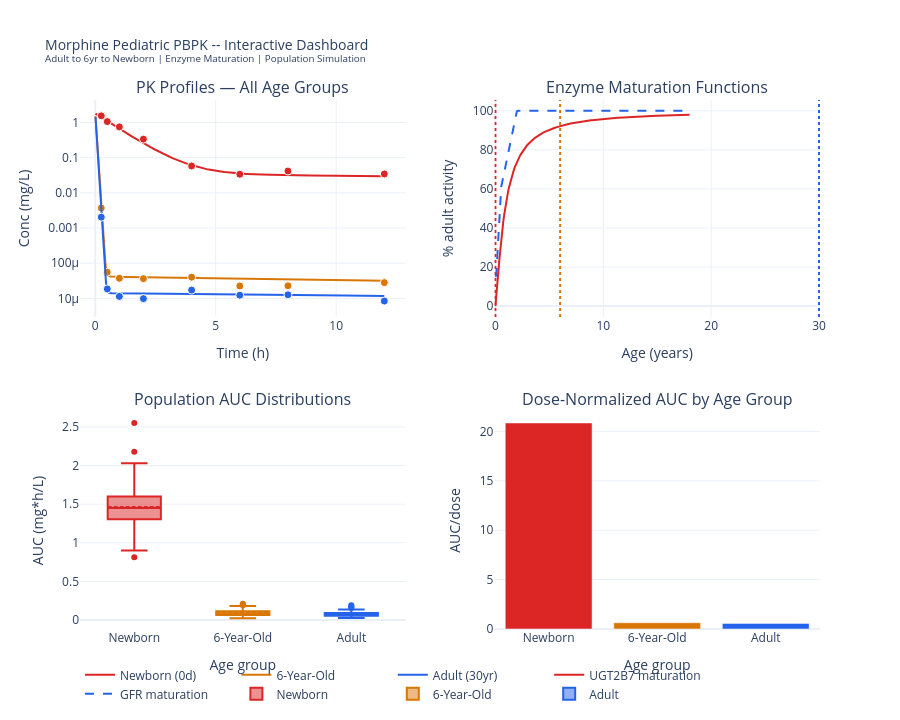

The notebook cell this image was saved under:
### Markdown cell above
## 7. Interactive Dashboard

### Code cell
fig_p = make_subplots(
    rows=2, cols=2,
    subplot_titles=(
        'PK Profiles — All Age Groups',
        'Enzyme Maturation Functions',
        'Population AUC Distributions',
        'Dose-Normalized AUC by Age Group'
    ),
    vertical_spacing=0.18, horizontal_spacing=0.12
)

# Panel 1: PK profiles
for group, r in sim_results.items():
    color = AGE_COLORS[group]
    fig_p.add_trace(go.Scatter(
        x=r['t'], y=r['C'], mode='lines', name=group,
        line=dict(color=color, width=2),
        hovertemplate=group + ': %{x:.1f}h = %{y:.5f} mg/L<extra></extra>'
    ), row=1, col=1)
    fig_p.add_trace(go.Scatter(
        x=r['t_obs'], y=r['C_obs'], mode='markers',
        marker=dict(color=color, size=8, line=dict(color='white', width=1)),
        showlegend=False,
        hovertemplate='Obs: %{x:.1f}h = %{y:.5f}<extra></extra>'
    ), row=1, col=1)

# Panel 2: maturation
fig_p.add_trace(go.Scatter(
    x=ages, y=mat_ugt*100, mode='lines', name='UGT2B7 maturation',
    line=dict(color=RED, width=2),
    hovertemplate='Age %{x:.1f}yr: UGT2B7=%{y:.1f}%<extra></extra>'
), row=1, col=2)
fig_p.add_trace(go.Scatter(
    x=ages, y=mat_gfr*100, mode='lines', name='GFR maturation',
    line=dict(color=BLUE, width=2, dash='dash'),
    hovertemplate='Age %{x:.1f}yr: GFR=%{y:.1f}%<extra></extra>'
), row=1, col=2)
for group, p in AGE_GROUPS.items():
    fig_p.add_vline(x=p['age_years'], line_dash='dot',
                    line_color=AGE_COLORS[group], row=1, col=2)

# Panel 3: population AUC box plots
for group, r in pop_results.items():
    fig_p.add_trace(go.Box(
        y=r['AUC'], name=group.split('(')[0].strip(),
        marker_color=AGE_COLORS[group],
        boxmean=True,
        hovertemplate='%{y:.3f} mg*h/L<extra></extra>'
    ), row=2, col=1)

# Panel 4: AUC bar
fig_p.add_trace(go.Bar(
    x=[g.split('(')[0].strip() for g in groups_list],
    y=auc_vals,
    marker_color=colors_bar,
    name='AUC/dose',
    hovertemplate='%{x}: AUC/dose=%{y:.3f}<extra></extra>',
    showlegend=False
), row=2, col=2)

for r_idx, c_idx, xl, yl in [
    (1,1,'Time (h)','Conc (mg/L)'),
    (1,2,'Age (years)','% adult activity'),
    (2,1,'Age group','AUC (mg*h/L)'),
    (2,2,'Age group','AUC/dose')
]:
    fig_p.update_xaxes(title_text=xl, row=r_idx, col=c_idx)
    fig_p.update_yaxes(title_text=yl, row=r_idx, col=c_idx)
fig_p.update_yaxes(type='log', row=1, col=1)

fig_p.update_layout(
    title=dict(
        text='Morphine Pediatric PBPK -- Interactive Dashboard<br>'
             '<sup>Adult to 6yr to Newborn | Enzyme Maturation | Population Simulation</sup>',
        font=dict(size=14)
    ),
    height=720, template='plotly_white',
    legend=dict(orientation='h', yanchor='bottom', y=-0.15, x=0)
)
fig_p.show()
fig_p.write_html('morphine_pediatric_dashboard.html')
print('Saved: morphine_pediatric_dashboard.html')

### Figure 1 — Plotly figure (JSON) as saved in the notebook; plotly's stock layout.template omitted (floating-point values rounded to 4 significant figures; data arrays with more than 128 entries replaced by an {"elided": "..."} marker saying what was removed)
{"data": [{"hovertemplate": "Newborn (0d): %{x:.1f}h = %{y:.5f} mg/L<extra></extra>", "line": {"color": "#DC2626", "width": 2}, "mode": "lines", "name": "Newborn (0d)", "type": "scatter", "x": {"elided": "500 float values"}, "xaxis": "x", "y": {"elided": "500 float values"}, "yaxis": "y"}, {"hovertemplate": "Obs: %{x:.1f}h = %{y:.5f}<extra></extra>", "marker": {"color": "#DC2626", "line": {"color": "white", "width": 1}, "size": 8}, "mode": "markers", "showlegend": false, "type": "scatter", "x": [0.25, 0.5, 1.0, 2.0, 4.0, 6.0, 8.0, 12.0], "xaxis": "x", "y": [1.549, 1.065, 0.7522, 0.3363, 0.05811, 0.03389, 0.04175, 0.0345], "yaxis": "y"}, {"hovertemplate": "6-Year-Old: %{x:.1f}h = %{y:.5f} mg/L<extra></extra>", "line": {"color": "#D97706", "width": 2}, "mode": "lines", "name": "6-Year-Old", "type": "scatter", "x": {"elided": "500 float values"}, "xaxis": "x", "y": {"elided": "500 float values"}, "yaxis": "y"}, {"hovertemplate": "Obs: %{x:.1f}h = %{y:.5f}<extra></extra>", "marker": {"color": "#D97706", "line": {"color": "white", "width": 1}, "size": 8}, "mode": "markers", "showlegend": false, "type": "scatter", "x": [0.25, 0.5, 1.0, 2.0, 4.0, 6.0, 8.0, 12.0], "xaxis": "x", "y": [0.003709, 5.545e-05, 3.723e-05, 3.634e-05, 4.005e-05, 2.249e-05, 2.275e-05, 2.802e-05], "yaxis": "y"}, {"hovertemplate": "Adult (30yr): %{x:.1f}h = %{y:.5f} mg/L<extra></extra>", "line": {"color": "#2563EB", "width": 2}, "mode": "lines", "name": "Adult (30yr)", "type": "scatter", "x": {"elided": "500 float values"}, "xaxis": "x", "y": {"elided": "500 float values"}, "yaxis": "y"}, {"hovertemplate": "Obs: %{x:.1f}h = %{y:.5f}<extra></extra>", "marker": {"color": "#2563EB", "line": {"color": "white", "width": 1}, "size": 8}, "mode": "markers", "showlegend": false, "type": "scatter", "x": [0.25, 0.5, 1.0, 2.0, 4.0, 6.0, 8.0, 12.0], "xaxis": "x", "y": [0.002041, 1.854e-05, 1.137e-05, 9.815e-06, 1.715e-05, 1.228e-05, 1.264e-05, 8.387e-06], "yaxis": "y"}, {"hovertemplate": "Age %{x:.1f}yr: UGT2B7=%{y:.1f}%<extra></extra>", "line": {"color": "#DC2626", "width": 2}, "mode": "lines", "name": "UGT2B7 maturation", "type": "scatter", "x": {"elided": "200 float values"}, "xaxis": "x2", "y": {"elided": "200 float values"}, "yaxis": "y2"}, {"hovertemplate": "Age %{x:.1f}yr: GFR=%{y:.1f}%<extra></extra>", "line": {"color": "#2563EB", "dash": "dash", "width": 2}, "mode": "lines", "name": "GFR maturation", "type": "scatter", "x": {"elided": "200 float values"}, "xaxis": "x2", "y": {"elided": "200 float values"}, "yaxis": "y2"}, {"boxmean": true, "hovertemplate": "%{y:.3f} mg*h/L<extra></extra>", "marker": {"color": "#DC2626"}, "name": "Newborn", "type": "box", "xaxis": "x3", "y": {"elided": "200 float values"}, "yaxis": "y3"}, {"boxmean": true, "hovertemplate": "%{y:.3f} mg*h/L<extra></extra>", "marker": {"color": "#D97706"}, "name": "6-Year-Old", "type": "box", "xaxis": "x3", "y": {"elided": "200 float values"}, "yaxis": "y3"}, {"boxmean": true, "hovertemplate": "%{y:.3f} mg*h/L<extra></extra>", "marker": {"color": "#2563EB"}, "name": "Adult", "type": "box", "xaxis": "x3", "y": {"elided": "200 float values"}, "yaxis": "y3"}, {"hovertemplate": "%{x}: AUC/dose=%{y:.3f}<extra></extra>", "marker": {"color": ["#DC2626", "#D97706", "#2563EB"]}, "name": "AUC/dose", "showlegend": false, "type": "bar", "x": ["Newborn", "6-Year-Old", "Adult"], "xaxis": "x4", "y": [20.86, 0.6346, 0.5663], "yaxis": "y4"}], "layout": {"annotations": [{"font": {"size": 16}, "showarrow": false, "text": "PK Profiles — All Age Groups", "x": 0.22, "xanchor": "center", "xref": "paper", "y": 1, "yanchor": "bottom", "yref": "paper"}, {"font": {"size": 16}, "showarrow": false, "text": "Enzyme Maturation Functions", "x": 0.78, "xanchor": "center", "xref": "paper", "y": 1, "yanchor": "bottom", "yref": "paper"}, {"font": {"size": 16}, "showarrow": false, "text": "Population AUC Distributions", "x": 0.22, "xanchor": "center", "xref": "paper", "y": 0.41, "yanchor": "bottom", "yref": "paper"}, {"font": {"size": 16}, "showarrow": false, "text": "Dose-Normalized AUC by Age Group", "x": 0.78, "xanchor": "center", "xref": "paper", "y": 0.41, "yanchor": "bottom", "yref": "paper"}], "height": 720, "legend": {"orientation": "h", "x": 0, "y": -0.15, "yanchor": "bottom"}, "shapes": [{"line": {"color": "#DC2626", "dash": "dot"}, "type": "line", "x0": 0, "x1": 0, "xref": "x2", "y0": 0, "y1": 1, "yref": "y2 domain"}, {"line": {"color": "#D97706", "dash": "dot"}, "type": "line", "x0": 6, "x1": 6, "xref": "x2", "y0": 0, "y1": 1, "yref": "y2 domain"}, {"line": {"color": "#2563EB", "dash": "dot"}, "type": "line", "x0": 30, "x1": 30, "xref": "x2", "y0": 0, "y1": 1, "yref": "y2 domain"}], "title": {"font": {"size": 14}, "text": "Morphine Pediatric PBPK -- Interactive Dashboard<br><sup>Adult to 6yr to Newborn | Enzyme Maturation | Population Simulation</sup>"}, "xaxis": {"anchor": "y", "domain": [0, 0.44], "title": {"text": "Time (h)"}}, "xaxis2": {"anchor": "y2", "domain": [0.56, 1], "title": {"text": "Age (years)"}}, "xaxis3": {"anchor": "y3", "domain": [0, 0.44], "title": {"text": "Age group"}}, "xaxis4": {"anchor": "y4", "domain": [0.56, 1], "title": {"text": "Age group"}}, "yaxis": {"anchor": "x", "domain": [0.59, 1], "title": {"text": "Conc (mg/L)"}, "type": "log"}, "yaxis2": {"anchor": "x2", "domain": [0.59, 1], "title": {"text": "% adult activity"}}, "yaxis3": {"anchor": "x3", "domain": [0, 0.41], "title": {"text": "AUC (mg*h/L)"}}, "yaxis4": {"anchor": "x4", "domain": [0, 0.41], "title": {"text": "AUC/dose"}}}}
